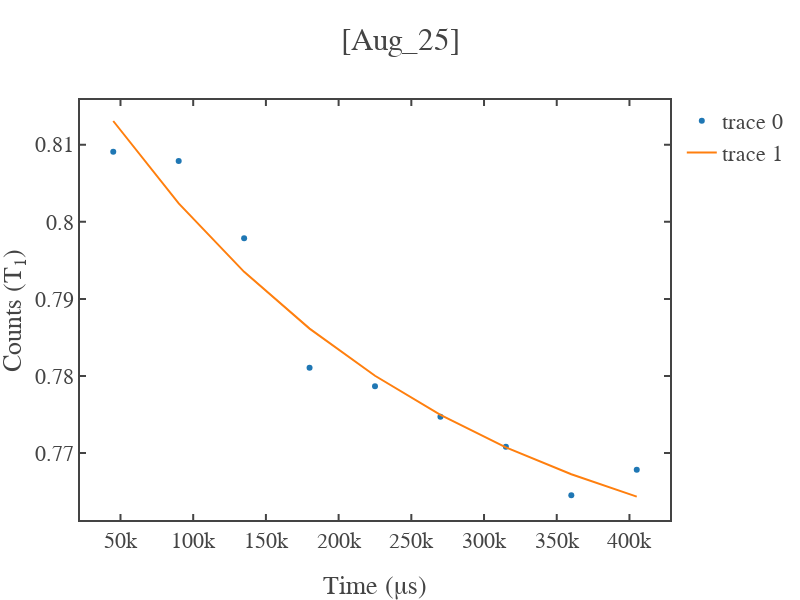

Here is the notebook cell this chart was saved with:
### Code cell
x=load_data['time_axis'][1:]
y=signal_photon[1:]

x_fit,y_fit,coefficient,error_bars = fit_func(x,y,fit_range=False,func='exp',guess_params=np.array([0.7,0.9,0.08e6]))

fig1 = simple_plot(x,y,show=False,x_name = "Time (&mu;s)",y_name = "Counts (T<sub>1</sub>)",mode='markers',title=f'{date}')
fig2 = simple_plot(x_fit,y_fit,show=False,x_name = "Time (&mu;s)",y_name = "Counts (T<sub>1</sub>)",mode='lines',title=f'{date}')

add_figures([fig1,fig2],show=True,x_name = "Time (&mu;s)",y_name = "Counts (T<sub>1</sub>)",mode='markers',title=f'[{date}]')

### Figure 1 — Plotly figure (JSON) as saved in the notebook; plotly's stock layout.template omitted (floating-point values rounded to 4 significant figures)
{"data": [{"mode": "markers", "type": "scatter", "x": [45020, 90020, 135020, 180020, 225020, 270020, 315020, 360020, 405020], "y": [0.8091, 0.8079, 0.7979, 0.7811, 0.7787, 0.7747, 0.7708, 0.7645, 0.7678]}, {"mode": "lines", "type": "scatter", "x": [45020, 90020, 135020, 180020, 225020, 270020, 315020, 360020, 405020], "y": [0.8131, 0.8024, 0.7935, 0.7861, 0.78, 0.775, 0.7707, 0.7672, 0.7643]}], "layout": {"height": 600, "title": {"text": "[Aug_25]"}, "width": 800, "xaxis": {"autorange": true, "range": [22150.0, 427900.0], "title": {"text": "Time (&mu;s)"}, "type": "linear"}, "yaxis": {"autorange": true, "range": [0.7613, 0.8158], "title": {"text": "Counts (T<sub>1</sub>)"}, "type": "linear"}}}
